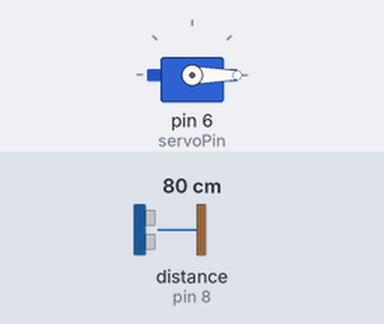
A sketch run on a simulated Arduino Uno, built with avr-gcc and run on an emulated ATmega328P. Parts: servo. Wiring (inferred from the names in the program): ultrasonic range finder: trigger pin 9; echo pin 8. The inputs (shaded band) are chosen by the test bench; at power-on: distance to the obstacle (sensor on pin 8) 80 cm. The echo pulse lasts 58.3 µs per cm.

Above: at 1.2 s.
1.3 s: distance to the obstacle (sensor on pin 8) set to 9 cm
At 2.4 s:
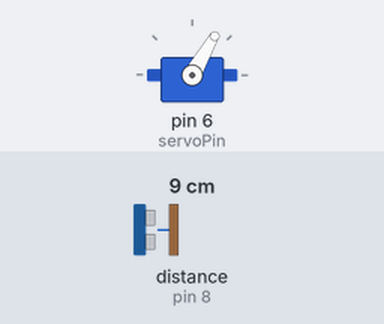
2.8 s: distance to the obstacle (sensor on pin 8) set to 2 cm
At 4.0 s:
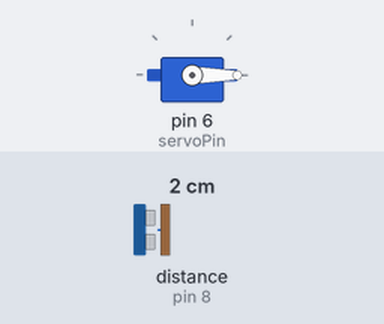
4.3 s: distance to the obstacle (sensor on pin 8) set to 7 cm
At 5.5 s:
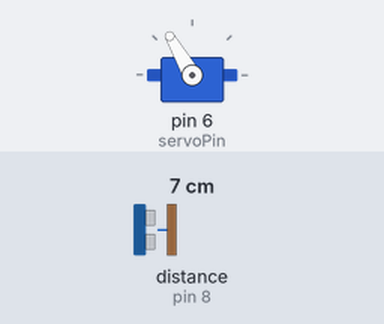
5.8 s: distance to the obstacle (sensor on pin 8) set to 4 cm
At 6.1 s:
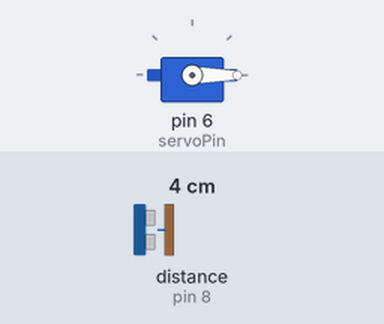
Timing chart, 0 to 8.3 s (numbered marks = the images above; inputs shaded):
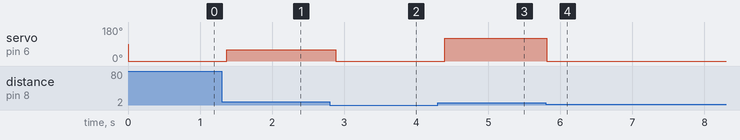

The sketch:

sketch_oct14a.ino
```cpp
#include <Servo.h>

Servo servo;

const int triggerPin = 9;
const int echoPin = 8;
const int servoPin = 6;

int positie = 0; // van servo
float time; // tijd tussen zenden en weerkaatsen geluidssignaal
float distance; // afstand die het geluid heeft afgelegd

void setup() {
  servo.attach(servoPin);
  pinMode(triggerPin, OUTPUT);
  pinMode(echoPin, INPUT);

  // zorg dat de ultrasoon aan het begin geen geluid uitzend
  digitalWrite(triggerPin, LOW); // zet triggerpin op low
  delayMicroseconds(2); // wacht 2 microseconden zodat hij zekerweten niets uitzend
}

void loop() {
  read_ultrasoon();
  move_servo();
  delay(100); // minimaal 50ms wachten tussen metingen voor een accuraat resultaat
}

void read_ultrasoon() {
  digitalWrite(triggerPin, HIGH); // start zenden geluidssignaal
  delayMicroseconds(10); // wacht 10 microseconden
  digitalWrite(triggerPin, LOW); // stop met zenden van geluidssignaal

  time = pulseIn(echoPin, HIGH); // krijg de tijd die het geluid nodig heeft om via een object terug te kaatsen

  distance = time / 58; // afstand is tijd gedeeld door geluidssnelheid
}

void move_servo() {
  // alleen naar positie draaien wanneer afstand tussen 4 en 10 zit
  if (4 <= distance && distance <= 10) {
    positie = map(distance, 4, 10, 180, 0); // map afstand naar graden die de servo moet draaien
  } else {
    positie = 0; // in rust op 0 graden
  }
  servo.write(positie); // zet servo positie
}
```

Measured:
- after the input at 1.3 s, servo on pin 6 (servoPin): 0° → 60° after 0.07 s
- after the input at 2.8 s, servo on pin 6 (servoPin): 60° → 0° after 0.09 s
- after the input at 4.3 s, servo on pin 6 (servoPin): 0° → 120° after 0.10 s
- after the input at 5.8 s, servo on pin 6 (servoPin): 120° → 0° at once
